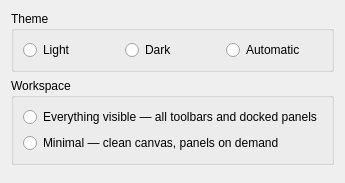
<?xml version="1.0" encoding="UTF-8"?>
<ui version="4.0">
 <class>FSW_Appearance</class>
 <widget class="QWizardPage" name="FSW_Appearance">
  <property name="title"><string>Appearance</string></property>
  <property name="subTitle"><string>Pick a theme and how much of the workspace to show.</string></property>
  <layout class="QVBoxLayout" name="appLayout">
   <item>
    <widget class="QGroupBox" name="themeGroup">
     <property name="title"><string>Theme</string></property>
     <layout class="QHBoxLayout" name="themeRow">
      <item><widget class="QRadioButton" name="themeLightRadio"><property name="text"><string>Light</string></property></widget></item>
      <item><widget class="QRadioButton" name="themeDarkRadio"><property name="text"><string>Dark</string></property></widget></item>
      <item><widget class="QRadioButton" name="themeAutoRadio"><property name="text"><string>Automatic</string></property></widget></item>
     </layout>
    </widget>
   </item>
   <item>
    <widget class="QGroupBox" name="workspaceGroup">
     <property name="title"><string>Workspace</string></property>
     <layout class="QVBoxLayout" name="workspaceCol">
      <item><widget class="QRadioButton" name="workspaceFullRadio"><property name="text"><string>Everything visible — all toolbars and docked panels</string></property></widget></item>
      <item><widget class="QRadioButton" name="workspaceMinimalRadio"><property name="text"><string>Minimal — clean canvas, panels on demand</string></property></widget></item>
     </layout>
    </widget>
   </item>
   <item><spacer name="appSpacer"><property name="orientation"><enum>Qt::Vertical</enum></property></spacer></item>
  </layout>
 </widget>
 <resources/>
 <connections/>
</ui>
